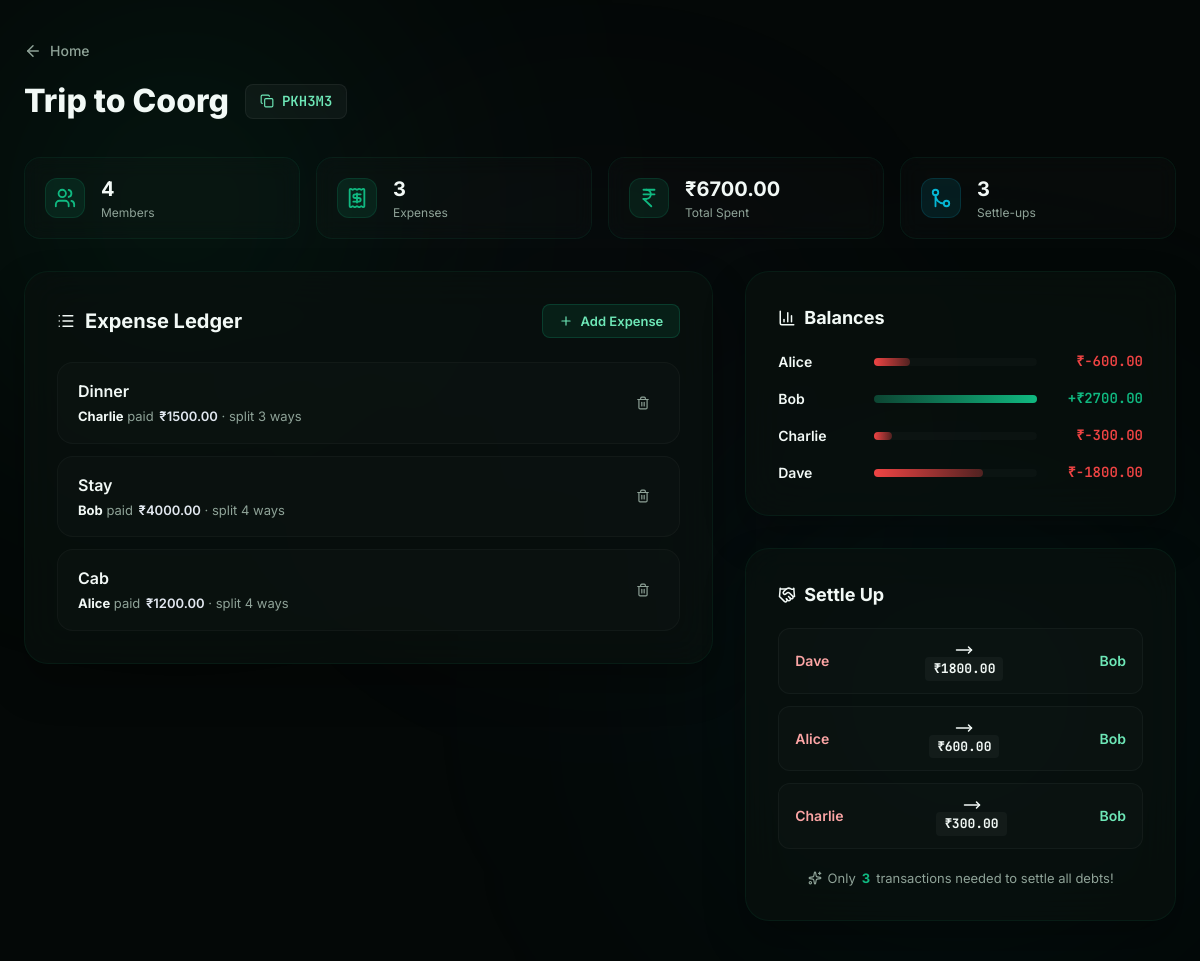
Screenshot of /g/PKH3M3 with the database file from the repository.
### models.py (models this page shows, shortened)
class Group(db.Model):
    __tablename__ = "groups"
    id = db.Column(db.Integer, primary_key=True)
    code = db.Column(db.String(8), unique=True, nullable=False)
    name = db.Column(db.String(120), nullable=False)
    participants = db.relationship("Participant", backref="group", lazy=True, cascade="all, delete-orphan")
    expenses = db.relationship("Expense", backref="group", lazy=True, cascade="all, delete-orphan")

class Expense(db.Model):
    __tablename__ = "expenses"
    id = db.Column(db.Integer, primary_key=True)
    group_id = db.Column(db.Integer, db.ForeignKey("groups.id"), nullable=False)
    description = db.Column(db.String(200), nullable=False)
    amount = db.Column(db.Float, nullable=False)
    paid_by = db.Column(db.String(80), nullable=False)
    split_among = db.Column(db.Text, nullable=False)  # comma-separated participant names
    created_at = db.Column(db.DateTime, server_default=db.func.now())
    def split_list(self):
        return [n.strip() for n in self.split_among.split(",") if n.strip()]

class Participant(db.Model):
    __tablename__ = "participants"
    id = db.Column(db.Integer, primary_key=True)
    group_id = db.Column(db.Integer, db.ForeignKey("groups.id"), nullable=False)
    name = db.Column(db.String(80), nullable=False)

### app.py (the view)
@app.route("/g/<code>")
def group_dashboard(code):
    group = Group.query.filter_by(code=code.upper()).first_or_404()
    participants = Participant.query.filter_by(group_id=group.id).all()
    expenses = (
        Expense.query.filter_by(group_id=group.id)
        .order_by(Expense.created_at.desc())
        .all()
    )
    balances = compute_balances(expenses, participants)
    transactions = simplify_debts(balances)
    total_spent = round(sum(e.amount for e in expenses), 2)
    max_balance = max([abs(b) for b in balances.values()] + [1.0])
    return render_template(
        "dashboard.html",
        group=group,
        participants=participants,
        expenses=expenses,
        balances=balances,
        transactions=transactions,
        total_spent=total_spent,
        max_balance=max_balance,
    )

### algorithm.py (called while the page is built)
def compute_balances(expenses: list, participants: list) -> dict[str, float]:
    balances = {p.name: 0.0 for p in participants}
    for expense in expenses:
        payer = expense.paid_by
        amount = float(expense.amount)
        split_names = [n.strip() for n in expense.split_among.split(",") if n.strip()]
        if not split_names:
            continue
        share = round(amount / len(split_names), 2)
        balances[payer] = round(balances.get(payer, 0.0) + amount, 2)
        for name in split_names:
            balances[name] = round(balances.get(name, 0.0) - share, 2)
    return balances

### templates/dashboard.html (shortened to what this page needs)
{% extends "base.html" %}
{% block content %}
<div class="dashboard">
    <header class="dash-header">
        <a href="{{ url_for('index') }}" class="back-link" id="back-home">
            <i data-lucide="arrow-left" class="icon-sm"></i>
            <span>Home</span>
        </a>
        <div class="dash-title-row">
            <h1 id="group-title">{{ group.name }}</h1>
            <div class="code-badge" id="group-code-badge" title="Click to copy">
                <i data-lucide="copy" class="icon-xs"></i>
                <span>{{ group.code }}</span>
            </div>
        </div>
    </header>
    <div class="stats-strip">
        <div class="stat-card glass-card-sm" id="stat-members">
            <i data-lucide="users" class="stat-icon"></i>
            <div class="stat-body">
                <span class="stat-value">{{ participants | length }}</span>
                <span class="stat-label">Members</span>
            </div>
        </div>
        <div class="stat-card glass-card-sm" id="stat-expenses">
            <i data-lucide="receipt" class="stat-icon"></i>
            <div class="stat-body">
                <span class="stat-value">{{ expenses | length }}</span>
                <span class="stat-label">Expenses</span>
            </div>
        </div>
        <div class="stat-card glass-card-sm" id="stat-total">
            <i data-lucide="indian-rupee" class="stat-icon"></i>
            <div class="stat-body">
                <span class="stat-value">₹{{ "%.2f" | format(total_spent) }}</span>
                <span class="stat-label">Total Spent</span>
            </div>
        </div>
        <div class="stat-card glass-card-sm" id="stat-txns">
            <i data-lucide="git-merge" class="stat-icon"></i>
            <div class="stat-body">
                <span class="stat-value">{{ transactions | length }}</span>
                <span class="stat-label">Settle-ups</span>
            </div>
        </div>
    </div>
    <div class="dash-grid">
        <section class="glass-card section-expenses" id="section-expenses">
            <div class="section-header">
                <h2>
                    <i data-lucide="list" class="icon-sm"></i>
                    Expense Ledger
                </h2>
                <button class="btn btn-sm btn-accent" id="btn-show-add-expense" onclick="toggleExpenseForm()">
                    <i data-lucide="plus" class="icon-xs"></i>
                    Add Expense
                </button>
            </div>
            {% if expenses %}
            <ul class="expense-list" id="expense-list">
                {% for e in expenses %}
                <li class="expense-item">
                    <div class="expense-info">
                        <span class="expense-desc">{{ e.description }}</span>
                        <span class="expense-meta">
                            <strong>{{ e.paid_by }}</strong> paid
                            <span class="expense-amount">₹{{ "%.2f" | format(e.amount) }}</span>
                            · split {{ e.split_list() | length }} ways
                        </span>
                    </div>
                    <form action="{{ url_for('delete_expense', code=group.code, expense_id=e.id) }}" method="POST" class="expense-delete-form" onsubmit="return confirm('Delete this expense?');">
                        <button type="submit" class="btn-icon btn-danger-ghost" title="Delete" id="del-expense-{{ e.id }}">
                            <i data-lucide="trash-2" class="icon-xs"></i>
                        </button>
                    </form>
                </li>
                {% endfor %}
            </ul>
            {% else %}
            <div class="empty-state">
                <i data-lucide="file-plus" class="empty-icon"></i>
                <p>No expenses yet. Add one to get started!</p>
            </div>
            {% endif %}
        </section>
        <aside class="dash-sidebar">
            <section class="glass-card section-balances" id="section-balances">
                <h2>
                    <i data-lucide="bar-chart-3" class="icon-sm"></i>
                    Balances
                </h2>
                <ul class="balance-list">
                    {% for name, bal in balances.items() %}
                    <li class="balance-item">
                        <span class="balance-name">{{ name }}</span>
                        <div class="balance-bar-wrap">
                            {% set pct = ((bal | abs) / max_balance * 100) %}
                            <div class="balance-bar {% if bal >= 0 %}bar-positive{% else %}bar-negative{% endif %}"
                                 data-pct="{{ pct }}"
                                 data-amount="{{ '%.2f' | format(bal) }}">
                            </div>
                        </div>
                        <span class="balance-value {% if bal > 0 %}text-positive{% elif bal < 0 %}text-negative{% else %}text-neutral{% endif %}">
                            {% if bal > 0 %}+{% endif %}₹{{ "%.2f" | format(bal) }}
                        </span>
                    </li>
                    {% endfor %}
                </ul>
            </section>
            <section class="glass-card section-settle" id="section-settle">
                <h2>
                    <i data-lucide="handshake" class="icon-sm"></i>
                    Settle Up
                </h2>
                {% if transactions %}
                <ul class="txn-list">
                    {% for t in transactions %}
                    <li class="txn-item">
                        <div class="txn-flow">
                            <span class="txn-from">{{ t['from'] }}</span>
                            <div class="txn-arrow">
                                <i data-lucide="move-right" class="icon-sm"></i>
                                <span class="txn-amount">₹{{ "%.2f" | format(t.amount) }}</span>
                            </div>
                            <span class="txn-to">{{ t.to }}</span>
                        </div>
                    </li>
                    {% endfor %}
                </ul>
                <p class="txn-summary">
                    <i data-lucide="sparkles" class="icon-xs"></i>
                    Only <strong>{{ transactions | length }}</strong> transaction{{ 's' if transactions | length != 1 }} needed to settle all debts!
                </p>
                {% else %}
                <div class="empty-state empty-settle">
                    <i data-lucide="check-circle-2" class="empty-icon"></i>
                    <p>All settled! No pending transactions.</p>
                </div>
                {% endif %}
            </section>
        </aside>
    </div>
</div>
{% endblock %}

### rows the page displays
Group: name "Trip to Coorg", code "PKH3M3"
Expense: description "Dinner", paid_by "Charlie", amount "1500.00", split_list|length "3"
Expense: description "Stay", paid_by "Bob", amount "4000.00", split_list|length "4"
Expense: description "Cab", paid_by "Alice", amount "1200.00", split_list|length "4"
Participant: name "Alice", bal "-600.00", from "Alice"
Participant: name "Bob", bal "2700.00", to "Bob" "Bob" "Bob"
Participant: name "Charlie", bal "-300.00", from "Charlie"
Participant: name "Dave", bal "-1800.00", from "Dave"

### other values shown
{{ participants | length }} "4"
{{ expenses | length }} "3"
{{ "%.2f" | format(total_spent) }} "6700.00"
{{ transactions | length }} "3"
{{ "%.2f" | format(t.amount) }} "1800.00" "600.00" "300.00"
{{ 's' if transactions | length != 1 }} "s"
